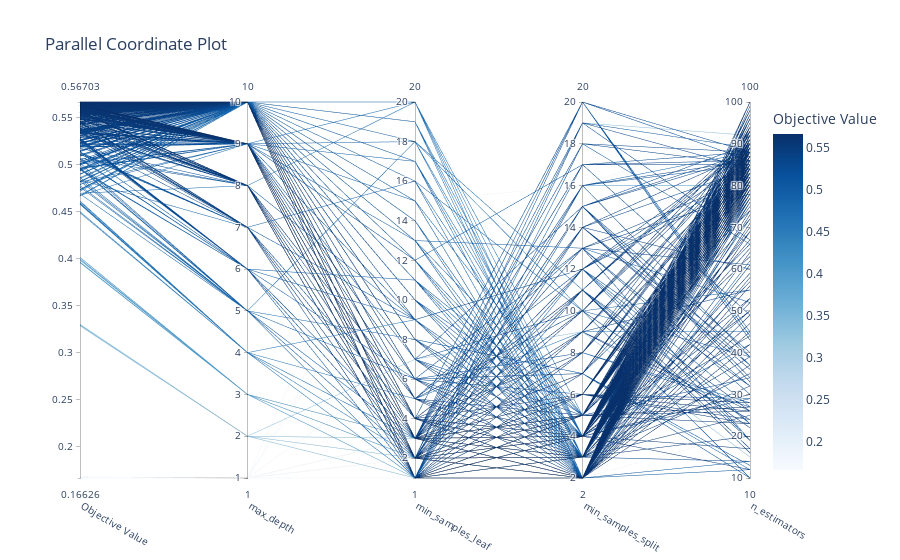

Notebook source saved alongside this figure:
### Code cell
optuna.visualization.plot_parallel_coordinate(study)

### Figure 1 — Plotly figure (JSON) as saved in the notebook; plotly's stock layout.template omitted (floating-point values rounded to 4 significant figures; data arrays with more than 128 entries replaced by an {"elided": "..."} marker saying what was removed)
{"data": [{"dimensions": [{"label": "Objective Value", "range": [0.1663, 0.567], "values": {"elided": "1000 float values"}}, {"label": "max_depth", "range": [1, 10], "values": {"elided": "1000 int values"}}, {"label": "min_samples_leaf", "range": [1, 20], "values": {"elided": "1000 int values"}}, {"label": "min_samples_split", "range": [2, 20], "values": {"elided": "1000 int values"}}, {"label": "n_estimators", "range": [10, 100], "values": {"elided": "1000 int values"}}], "labelangle": 30, "labelside": "bottom", "line": {"color": {"elided": "1000 float values"}, "colorbar": {"title": {"text": "Objective Value"}}, "colorscale": [[0, "rgb(247,251,255)"], [0.125, "rgb(222,235,247)"], [0.25, "rgb(198,219,239)"], [0.375, "rgb(158,202,225)"], [0.5, "rgb(107,174,214)"], [0.625, "rgb(66,146,198)"], [0.75, "rgb(33,113,181)"], [0.875, "rgb(8,81,156)"], [1, "rgb(8,48,107)"]], "reversescale": false, "showscale": true}, "type": "parcoords"}], "layout": {"title": {"text": "Parallel Coordinate Plot"}}}
